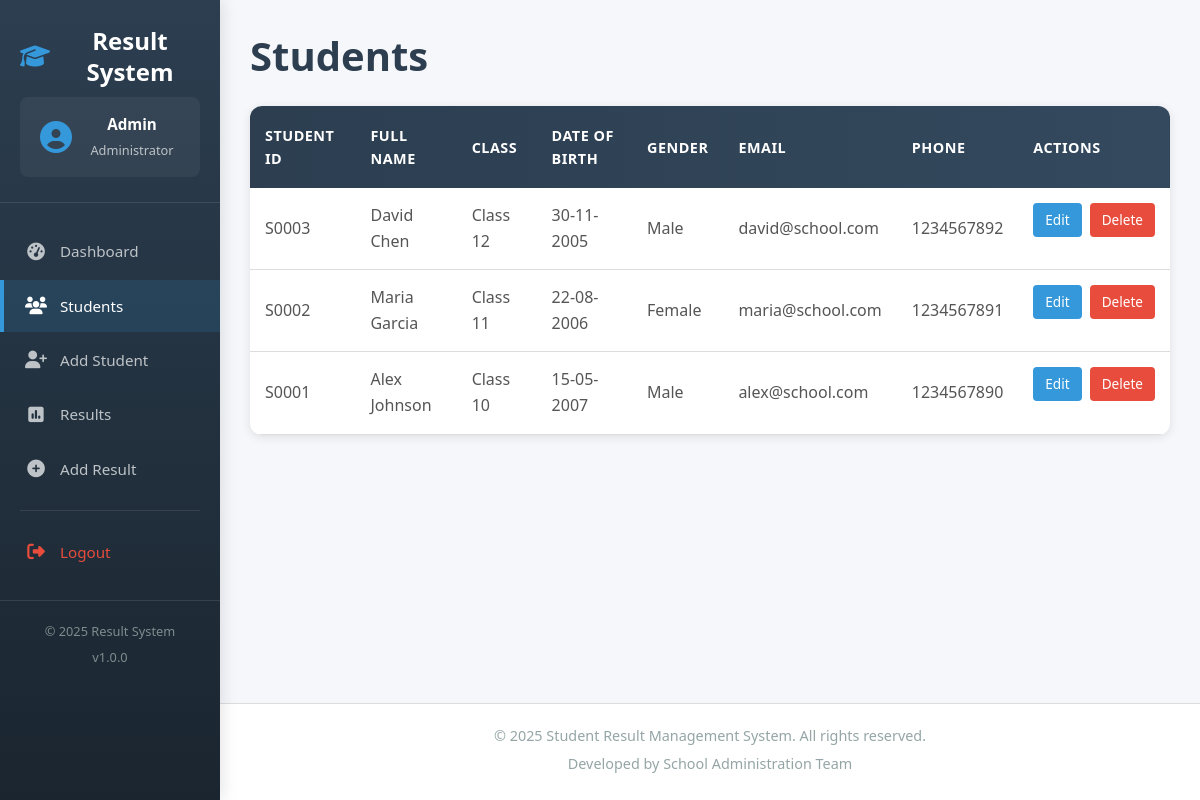
Screenshot of /pages/students.php (signed in) with the database file from the repository.
### tables this page shows
CREATE TABLE students (
    student_id INT PRIMARY KEY AUTO_INCREMENT,
    full_name VARCHAR(100) NOT NULL,
    class VARCHAR(20) NOT NULL,
    date_of_birth DATE,
    gender ENUM('Male', 'Female', 'Other'),
    email VARCHAR(100),
    phone VARCHAR(20),
    address TEXT,
    created_at TIMESTAMP DEFAULT CURRENT_TIMESTAMP
);

### pages/students.php (the view, shortened to what this page needs)
<?php
require_once '../includes/header.php';
$stmt = $pdo->query("SELECT * FROM students ORDER BY student_id DESC");
$students = $stmt->fetchAll();
?>
<div class="content">
    <h1>Students</h1>
    <div class="table-container">
        <table>
            <thead>
                <tr>
                    <th>Student ID</th>
                    <th>Full Name</th>
                    <th>Class</th>
                    <th>Date of Birth</th>
                    <th>Gender</th>
                    <th>Email</th>
                    <th>Phone</th>
                    <th>Actions</th>
                </tr>
            </thead>
            <tbody>
                <?php foreach($students as $student): ?>
                <tr>
                    <td>S<?php echo str_pad($student['student_id'], 4, '0', STR_PAD_LEFT); ?></td>
                    <td><?php echo htmlspecialchars($student['full_name']); ?></td>
                    <td><?php echo htmlspecialchars($student['class']); ?></td>
                    <td><?php echo date('d-m-Y', strtotime($student['date_of_birth'])); ?></td>
                    <td><?php echo htmlspecialchars($student['gender']); ?></td>
                    <td><?php echo htmlspecialchars($student['email']); ?></td>
                    <td><?php echo htmlspecialchars($student['phone']); ?></td>
                    <td class="actions">
                        <a href="add_student.php?edit=<?php echo $student['student_id']; ?>" class="btn-edit">Edit</a>
                        <a href="students.php?delete=<?php echo $student['student_id']; ?>" class="btn-delete" onclick="return confirm('Delete this student?')">Delete</a>
                    </td>
                </tr>
                <?php endforeach; ?>
            </tbody>
        </table>
    </div>
</div>
<?php require_once '../includes/footer.php'; ?>

### css/style.css (style rules this page uses)
* { margin: 0; padding: 0; box-sizing: border-box; }
:root { --primary-color: #3498db; --secondary-color: #2c3e50; --success-color: #2ecc71; --danger-color: #e74c3c; --warning-color: #f39c12; --info-color: #1abc9c; --light-color: #ecf0f1; --dark-color: #2c3e50; --gray-color: #95a5a6; --border-color: #ddd; --shadow: 0 2px 10px rgba(0, 0, 0, 0.1); --shadow-lg: 0 10px 40px rgba(0, 0, 0, 0.1); --transition: all 0.3s ease; }
html { font-size: 16px; scroll-behavior: smooth; }
body { font-family: 'Segoe UI', Tahoma, Geneva, Verdana, sans-serif; line-height: 1.6; color: #333; background-color: #f5f7fa; min-height: 100vh; }
h1, h2, h3, h4, h5, h6 { font-weight: 600; line-height: 1.3; margin-bottom: 1rem; color: var(--secondary-color); }
h1 { font-size: 2.5rem; margin-bottom: 1.5rem; }
a { color: var(--primary-color); text-decoration: none; transition: var(--transition); }
.table-container { background: white; border-radius: 12px; overflow: hidden; box-shadow: var(--shadow); margin-bottom: 30px; overflow-x: auto; }
.table-container table { width: 100%; border-collapse: collapse; min-width: 800px; }
.table-container thead { background: linear-gradient(to right, var(--secondary-color), #34495e); color: white; }
.table-container th { padding: 18px 15px; text-align: left; font-weight: 600; font-size: 0.9rem; text-transform: uppercase; letter-spacing: 0.5px; }
.table-container tbody tr { border-bottom: 1px solid var(--border-color); transition: var(--transition); }
.table-container td { padding: 15px; color: #555; }
.actions { display: flex; gap: 8px; }
.btn-edit, .btn-delete, .btn-view { padding: 6px 12px; border-radius: 4px; font-size: 0.85rem; border: none; cursor: pointer; transition: var(--transition); display: inline-flex; align-items: center; gap: 5px; }
.btn-edit { background-color: var(--primary-color); color: white; }
.btn-delete { background-color: var(--danger-color); color: white; }

### rows the page displays
students: student_id "0003", full_name "David Chen", class "Class 12", date_of_birth "30-11-2005", gender "Male", email "david@school.com", phone "1234567892"
students: student_id "0002", full_name "Maria Garcia", class "Class 11", date_of_birth "22-08-2006", gender "Female", email "maria@school.com", phone "1234567891"
students: student_id "0001", full_name "Alex Johnson", class "Class 10", date_of_birth "15-05-2007", gender "Male", email "alex@school.com", phone "1234567890"

### other values shown
$_SESSION['admin_name'] "Admin"
